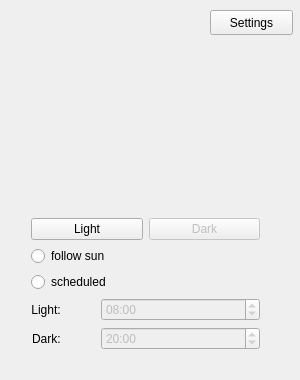
<?xml version="1.0" encoding="UTF-8"?>
<ui version="4.0">
 <class>MainWindow</class>
 <widget class="QMainWindow" name="MainWindow">
  <property name="enabled">
   <bool>true</bool>
  </property>
  <property name="geometry">
   <rect>
    <x>0</x>
    <y>0</y>
    <width>300</width>
    <height>380</height>
   </rect>
  </property>
  <property name="sizePolicy">
   <sizepolicy hsizetype="Fixed" vsizetype="Fixed">
    <horstretch>0</horstretch>
    <verstretch>0</verstretch>
   </sizepolicy>
  </property>
  <property name="minimumSize">
   <size>
    <width>300</width>
    <height>380</height>
   </size>
  </property>
  <property name="maximumSize">
   <size>
    <width>300</width>
    <height>380</height>
   </size>
  </property>
  <property name="baseSize">
   <size>
    <width>300</width>
    <height>360</height>
   </size>
  </property>
  <property name="windowTitle">
   <string>Yin &amp; Yang</string>
  </property>
  <property name="windowIcon">
   <iconset>
    <normaloff>../../../../../../opt/yin-yang/src/ui/assets/yin-yang.svg</normaloff>../../../../../../opt/yin-yang/src/ui/assets/yin-yang.svg</iconset>
  </property>
  <widget class="QWidget" name="centralWidget">
   <widget class="QWidget" name="verticalLayoutWidget">
    <property name="geometry">
     <rect>
      <x>20</x>
      <y>50</y>
      <width>251</width>
      <height>311</height>
     </rect>
    </property>
    <layout class="QVBoxLayout" name="verticalLayout">
     <property name="spacing">
      <number>6</number>
     </property>
     <item alignment="Qt::AlignHCenter|Qt::AlignVCenter">
      <widget class="QLabel" name="yinyang_img">
       <property name="sizePolicy">
        <sizepolicy hsizetype="Fixed" vsizetype="Fixed">
         <horstretch>128</horstretch>
         <verstretch>128</verstretch>
        </sizepolicy>
       </property>
       <property name="minimumSize">
        <size>
         <width>80</width>
         <height>80</height>
        </size>
       </property>
       <property name="maximumSize">
        <size>
         <width>80</width>
         <height>256</height>
        </size>
       </property>
       <property name="sizeIncrement">
        <size>
         <width>0</width>
         <height>0</height>
        </size>
       </property>
       <property name="baseSize">
        <size>
         <width>0</width>
         <height>0</height>
        </size>
       </property>
       <property name="font">
        <font>
         <pointsize>20</pointsize>
        </font>
       </property>
       <property name="text">
        <string/>
       </property>
       <property name="textFormat">
        <enum>Qt::RichText</enum>
       </property>
       <property name="pixmap">
        <pixmap>../../../../yin-yang-logo.svg</pixmap>
       </property>
       <property name="scaledContents">
        <bool>false</bool>
       </property>
       <property name="alignment">
        <set>Qt::AlignCenter</set>
       </property>
      </widget>
     </item>
     <item>
      <layout class="QHBoxLayout" name="horizontalLayout">
       <item>
        <widget class="QPushButton" name="light_push">
         <property name="text">
          <string>Light</string>
         </property>
         <property name="autoDefault">
          <bool>false</bool>
         </property>
         <property name="default">
          <bool>false</bool>
         </property>
         <property name="flat">
          <bool>false</bool>
         </property>
        </widget>
       </item>
       <item>
        <widget class="QPushButton" name="dark_push">
         <property name="enabled">
          <bool>false</bool>
         </property>
         <property name="text">
          <string>Dark</string>
         </property>
        </widget>
       </item>
      </layout>
     </item>
     <item>
      <widget class="QRadioButton" name="followsun_radio">
       <property name="text">
        <string>follow sun</string>
       </property>
      </widget>
     </item>
     <item>
      <widget class="QRadioButton" name="schedule_radio">
       <property name="text">
        <string>scheduled</string>
       </property>
      </widget>
     </item>
     <item>
      <layout class="QFormLayout" name="formLayout">
       <property name="labelAlignment">
        <set>Qt::AlignCenter</set>
       </property>
       <property name="horizontalSpacing">
        <number>40</number>
       </property>
       <item row="0" column="0">
        <widget class="QLabel" name="label">
         <property name="text">
          <string>Light:</string>
         </property>
         <property name="alignment">
          <set>Qt::AlignCenter</set>
         </property>
        </widget>
       </item>
       <item row="0" column="1">
        <widget class="QTimeEdit" name="light_time">
         <property name="enabled">
          <bool>false</bool>
         </property>
         <property name="displayFormat">
          <string>HH:mm</string>
         </property>
         <property name="time">
          <time>
           <hour>8</hour>
           <minute>0</minute>
           <second>0</second>
          </time>
         </property>
        </widget>
       </item>
       <item row="1" column="0">
        <widget class="QLabel" name="label_2">
         <property name="text">
          <string>Dark:</string>
         </property>
        </widget>
       </item>
       <item row="1" column="1">
        <widget class="QTimeEdit" name="dark_time">
         <property name="enabled">
          <bool>false</bool>
         </property>
         <property name="displayFormat">
          <string>HH:mm</string>
         </property>
         <property name="time">
          <time>
           <hour>20</hour>
           <minute>0</minute>
           <second>0</second>
          </time>
         </property>
        </widget>
       </item>
      </layout>
     </item>
    </layout>
   </widget>
   <widget class="QPushButton" name="settings_push">
    <property name="geometry">
     <rect>
      <x>210</x>
      <y>10</y>
      <width>83</width>
      <height>25</height>
     </rect>
    </property>
    <property name="text">
     <string>Settings</string>
    </property>
   </widget>
  </widget>
 </widget>
 <layoutdefault spacing="6" margin="11"/>
 <resources/>
 <connections/>
</ui>
